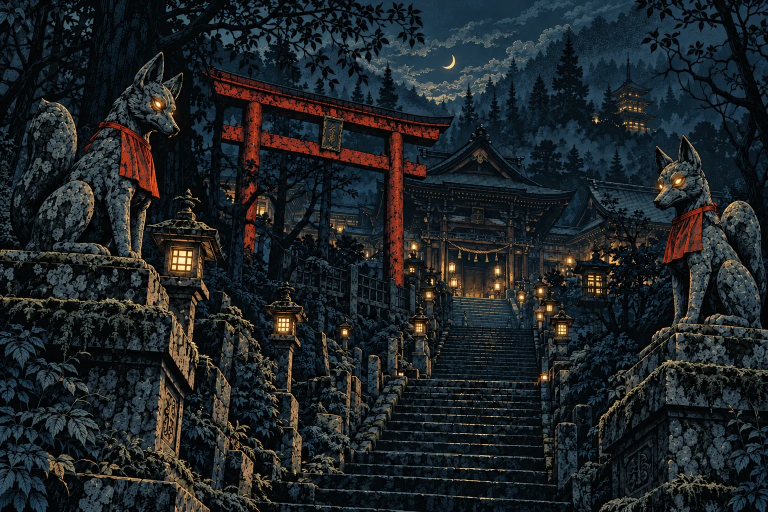
#> input picture UzumeEngine/Sources/Presets/Shaders/Inari/inari_lit.webp, 1536 x 1024 px (shown at 1/2 size)
$ python curls.py ../../../../UzumeEngine/Sources/Presets/Shaders/Inari/inari_lit.webp
#> lines starting #> are read from the running program, lines starting #| are printed output that depends on the picture; after the words box and inside, x2 and y2 are one past the last pixel; in counts of white or black regions, pixels touching at a corner belong together
### docs/presets/fiddlehead_spike/tools/metrics.py
# Reference-vs-render metrics for the fiddlehead spike. Off-screen judging only.
import sys, numpy as np
from PIL import Image
from scipy import ndimage as nd

def load(p, size=(1672, 941)):
#> called with size = (1672, 941)
    im = Image.open(p).convert("RGB")
#> im is the input picture: PIL image 1536x1024 RGB; mean R, G, B 30.1, 35.8, 38.7
    if im.size != size: im = im.resize(size, Image.LANCZOS)
#> im: PIL image 1672x941 RGB
    return np.asarray(im, np.float32) / 255.0

def lum(a): return a @ np.array([0.2126, 0.7152, 0.0722], np.float32)

# [43 lines left out: functions hsv, detail_mask, bands, boxdim, sparkles, stats, not called in this run]

# [11 lines that do not run on import are left out]

### docs/presets/fiddlehead_spike/tools/curls.py
# Fractal-depth instrument: count curl centres (whorls) per scale octave via the Poincaré index of the
# structure-tensor orientation field. Same pipeline on reference and render; compare the profile.
import sys, numpy as np
from scipy import ndimage as nd
from metrics import load
BOX = (380, 30, 1260, 941)
def whorls(L, s):
#> called with s = 1.5
    g = nd.gaussian_filter(L, s * 0.5)
    gx, gy = nd.sobel(g, 1), nd.sobel(g, 0)
    jxx, jyy, jxy = (nd.gaussian_filter(v, s) for v in (gx * gx, gy * gy, gx * gy))
    phi = np.arctan2(2 * jxy, jxx - jyy)                         # doubled orientation angle
    coh = np.sqrt((jxx - jyy) ** 2 + 4 * jxy ** 2) / (jxx + jyy + 1e-9)
    st = max(1, int(s)); P = phi[::st, ::st]; C = coh[::st, ::st]; I = g[::st, ::st]
    def d(a, b): return (b - a + np.pi) % (2 * np.pi) - np.pi
    h = 2                                                         # loop half-size in cells
    ring = [(-h, x) for x in range(-h, h)] + [(y, h) for y in range(-h, h)] + [(h, x) for x in range(h, -h, -1)] + [(y, -h) for y in range(h, -h, -1)]
    w = np.zeros_like(P)
    for (y0, x0), (y1, x1) in zip(ring, ring[1:] + ring[:1]):
        w += d(np.roll(P, (-y0, -x0), (0, 1)), np.roll(P, (-y1, -x1), (0, 1)))
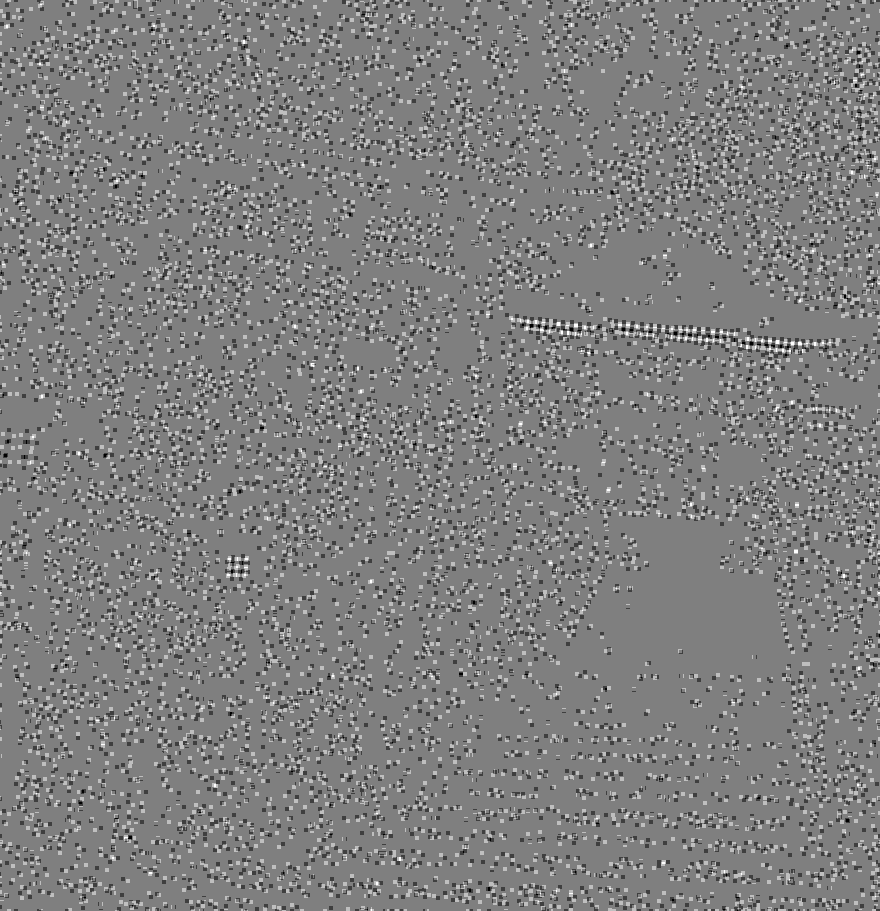
#> w: shape (911, 880) float32; min -12.57, max 12.57, mean 4.39e-08; drawn with min black and max white
    w /= 2 * np.pi
    ok = (C > 0.15) & (I > 0.10)
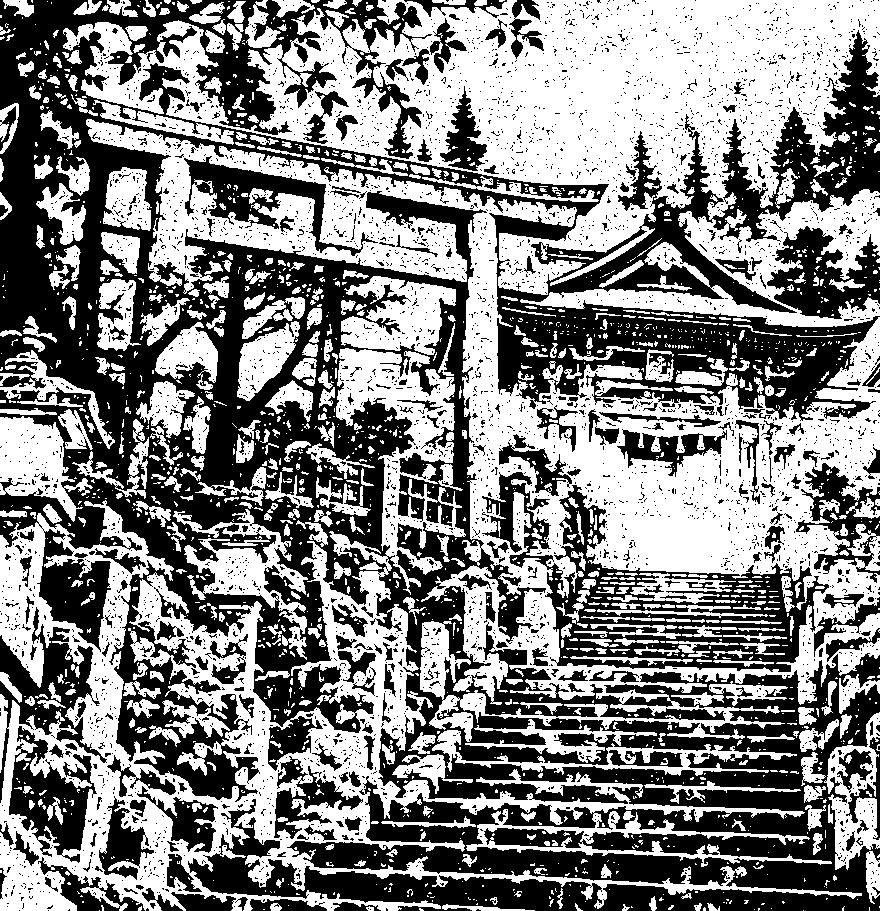
#> ok: shape (911, 880) bool; 51.3% white; 4961 black regions (4722 under 20 px), largest, box (x1, y1, x2, y2) and area: (0, 0, 880, 911) 292530, (482, 472, 829, 672) 19498, (767, 226, 880, 319) 5706
    core = (w > 1.5) & ok                                         # index ≥ +1: a full whorl (curl), not an endpoint
#> core: shape (911, 880) bool; 0.05% white in thin lines or dots
    lab, n = nd.label(nd.binary_dilation(core, iterations=1))     # one count per curl, not per cell
#> lab: shape (911, 880) int32; 212 distinct labels, from 0 to 211
#> n = 211
    return int(n)
def profile(p):
    a = load(p); L = a.mean(2)[BOX[1]:BOX[3], BOX[0]:BOX[2]]
    return [whorls(L, s) for s in [1.5, 3, 6, 12, 24]]
#> call 2 of whorls, with s = 3
#> after the loop in whorls (call 2), `for (y0, x0), (y1, x1) in zip(ring, ring[1:] + ring[:1]):`:
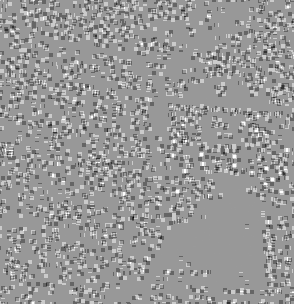
#> w: shape (304, 294) float32; min -18.85, max 12.57, mean 5.58e-08; drawn with min black and max white
#> in whorls (call 2), `ok = (C > 0.15) & (I > 0.10)`: ok: shape (304, 294) bool; 53.6% white; 993 black regions (916 under 20 px), largest, box (x1, y1, x2, y2) and area: (0, 0, 294, 304) 23148, (166, 96, 293, 145) 2708, (183, 162, 276, 224) 1693
#> in whorls (call 2), `core = (w > 1.5) & ok`:
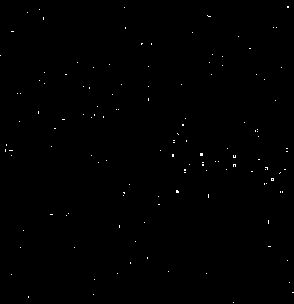
#> core: shape (304, 294) bool; 0.28% white in thin lines or dots
#> in whorls (call 2), `lab, n = nd.label(nd.binary_dilation(core, iterations=1))`: lab: shape (304, 294) int32; 118 distinct labels, from 0 to 117
#> in whorls (call 2), `lab, n = nd.label(nd.binary_dilation(core, iterations=1))`: n = 117
#> call 3 of whorls, with s = 6
#> in whorls (call 3), `g = nd.gaussian_filter(L, s * 0.5)`:
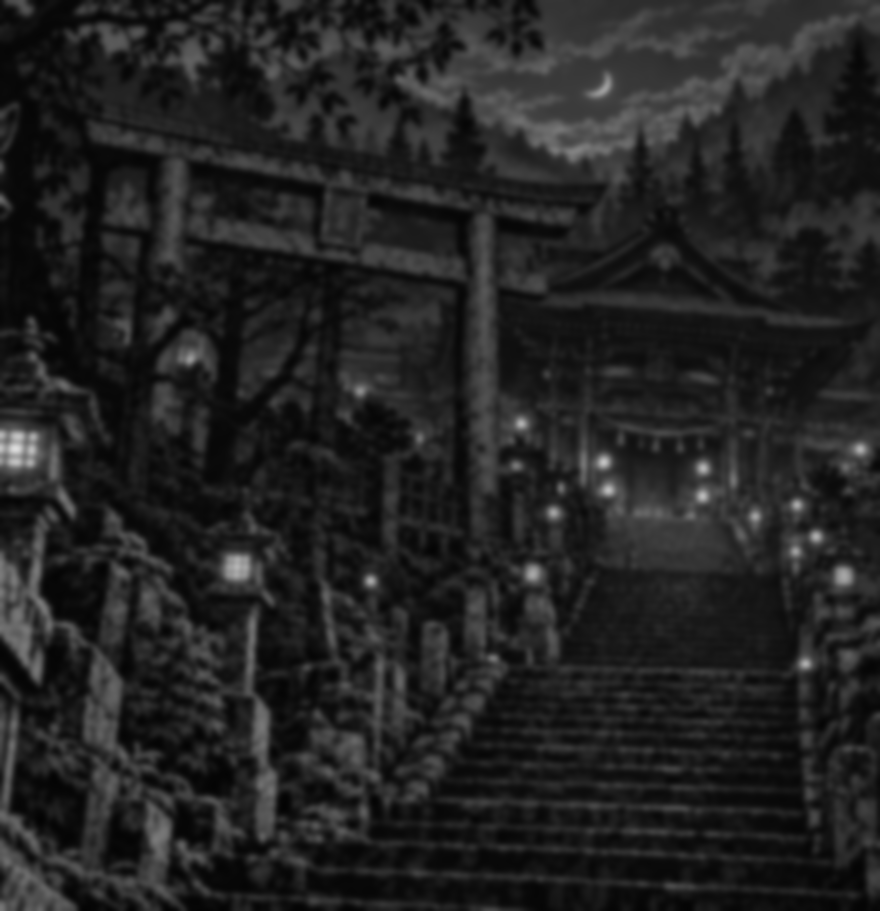
#> g: shape (911, 880) float32; min 0.0136, max 0.869, mean 0.139
#> in whorls (call 3), `coh = np.sqrt((jxx - jyy) ** 2 + 4 * jxy ** 2) / (jxx + jyy + 1e-9)`:
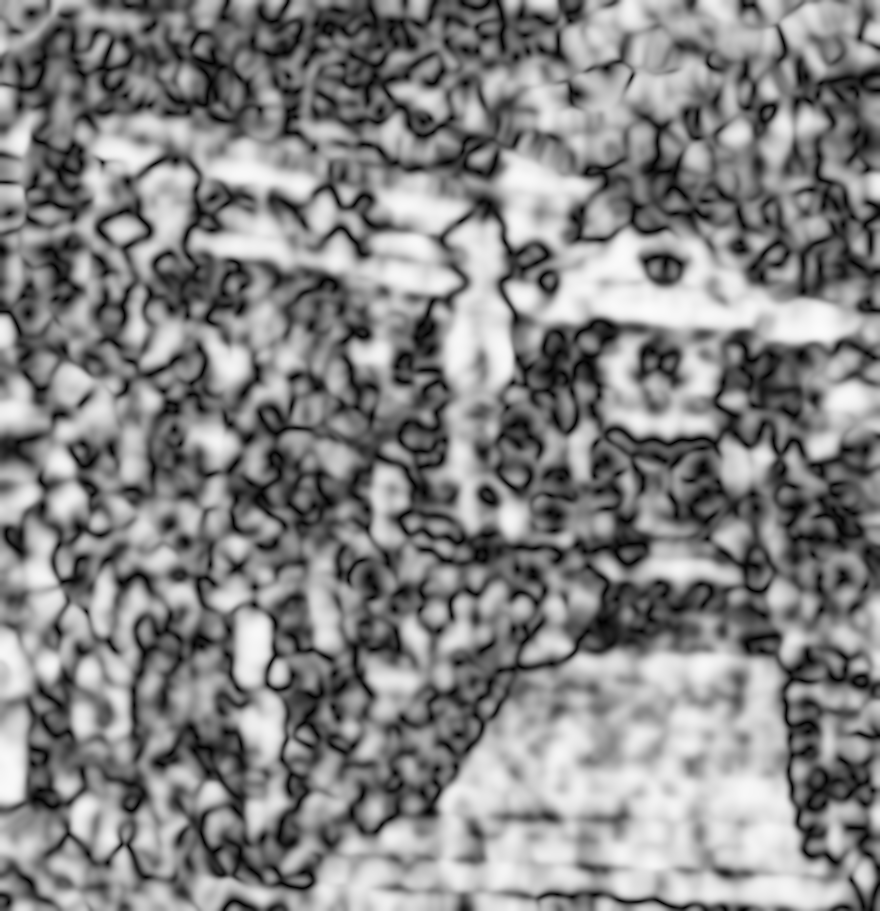
#> coh: shape (911, 880) float32; min 0.000382, max 0.987, mean 0.523
#> in whorls (call 3), `P = phi[::st, ::st]`:
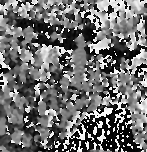
#> P: shape (152, 147) float32; min -3.14, max 3.14, mean -0.386; drawn with min black and max white
#> in whorls (call 3), `lab, n = nd.label(nd.binary_dilation(core, iterations=1))`: n = 40
if __name__ == "__main__":
    for p in sys.argv[1:]: print(f"{p:14s} curls per scale (1.5, 3, 6, 12, 24 px):", profile(p))
REG = dict(pinna=(600, 560, 900, 760), rim=(1080, 120, 1240, 330), coil=(860, 250, 1100, 480), left=(480, 180, 660, 640))
def regional(p):
    a = load(p); L = a.mean(2)
    return {k: [whorls(L[y0:y1, x0:x1], s) for s in [3, 6, 12]] for k, (x0, y0, x1, y1) in REG.items()}

$ run again, on UzumeEngine/Sources/Presets/Shaders/Inari/inari_lights.png
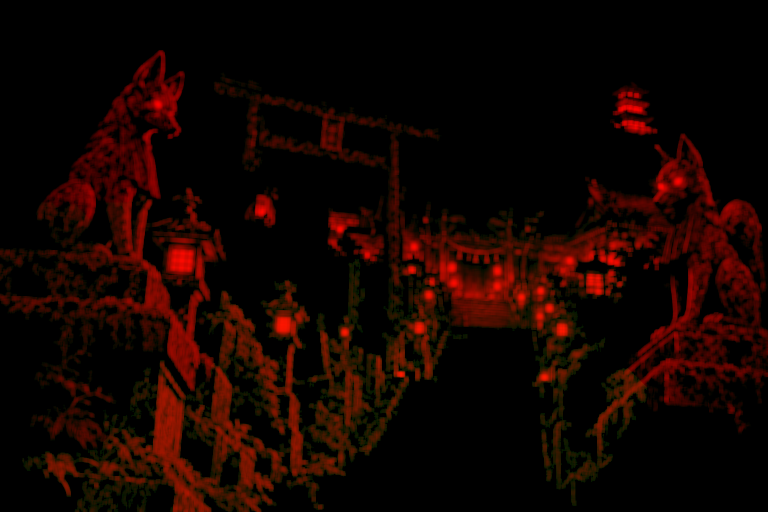
#> input picture UzumeEngine/Sources/Presets/Shaders/Inari/inari_lights.png, 1536 x 1024 px (shown at 1/2 size)
#> in load, im is the input picture: PIL image 1536x1024 RGB; mean R, G, B 21.4, 4.1, 0
#> im: PIL image 1672x941 RGB
#> in whorls, `ok = (C > 0.15) & (I > 0.10)`:
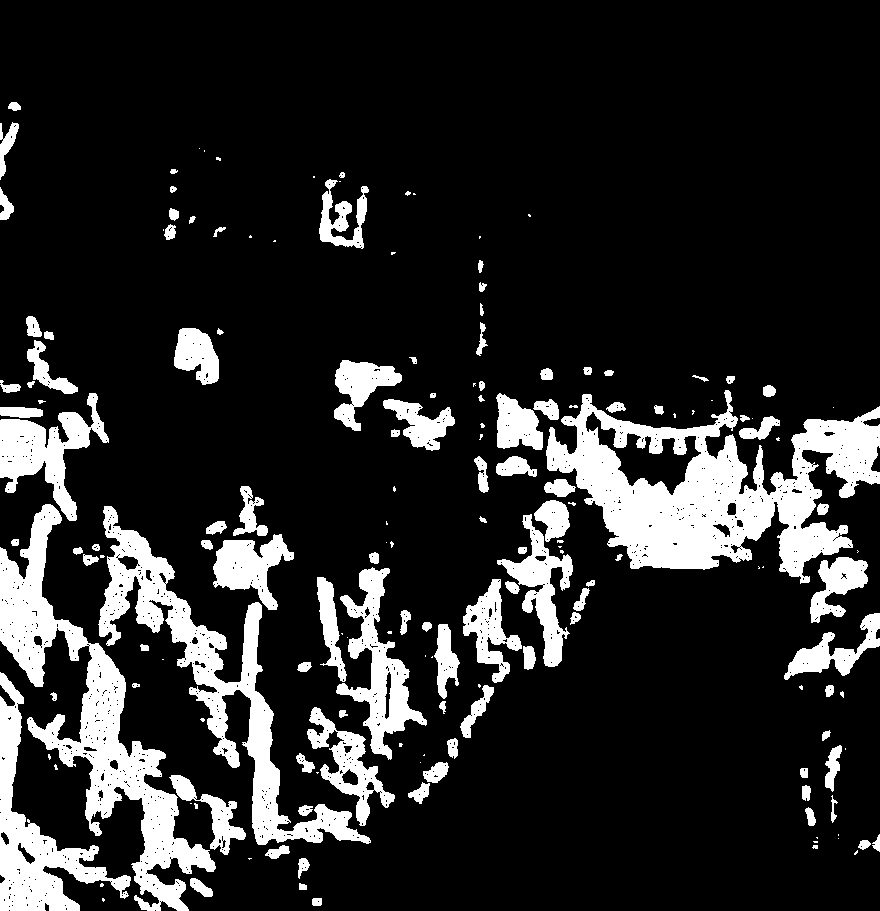
#> ok: shape (911, 880) bool; 15.9% white; 170 white regions (62 under 20 px), largest, box (x1, y1, x2, y2) and area: (546, 390, 880, 584) 28972, (0, 504, 216, 911) 19770, (98, 506, 371, 845) 15663
#> core: shape (911, 880) bool; 0.03% white in thin lines or dots, all inside (x1, y1, x2, y2) = (11, 183, 865, 904)
#> lab: shape (911, 880) int32; 63 distinct labels, from 0 to 62
#> n = 62
#> ok: shape (304, 294) bool; 15.4% white; 105 white regions (70 under 20 px), largest, box (x1, y1, x2, y2) and area: (178, 131, 294, 195) 3251, (0, 132, 72, 304) 2838, (33, 169, 124, 282) 2052
#> core: shape (304, 294) bool; 0.17% white in thin lines or dots, all inside (x1, y1, x2, y2) = (10, 68, 288, 259)
#> lab: shape (304, 294) int32; 38 distinct labels, from 0 to 37
#> in whorls (call 3), `P = phi[::st, ::st]`:
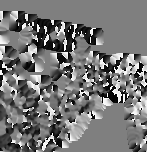
#> P: shape (152, 147) float32; min -3.14, max 3.14, mean -0.221; drawn with min black and max white
#> n = 12
